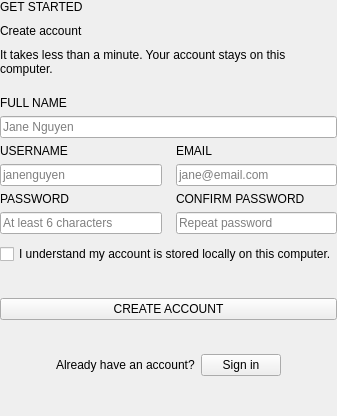
        <widget class="QWidget" name="pageRegister">
         <layout class="QVBoxLayout" name="verticalLayoutPageRegister">
          <property name="spacing">
           <number>10</number>
          </property>
          <property name="leftMargin">
           <number>0</number>
          </property>
          <property name="topMargin">
           <number>0</number>
          </property>
          <property name="rightMargin">
           <number>0</number>
          </property>
          <property name="bottomMargin">
           <number>0</number>
          </property>
          <item>
           <widget class="QLabel" name="labelRegisterEyebrow">
            <property name="text">
             <string>GET STARTED</string>
            </property>
            <property name="sizePolicy">
             <sizepolicy hsizetype="Preferred" vsizetype="Fixed">
              <horstretch>0</horstretch>
              <verstretch>0</verstretch>
             </sizepolicy>
            </property>
            <property name="role" stdset="0">
             <string>eyebrow</string>
            </property>
           </widget>
          </item>
          <item>
           <widget class="QLabel" name="labelRegisterTitle">
            <property name="text">
             <string>Create account</string>
            </property>
            <property name="sizePolicy">
             <sizepolicy hsizetype="Preferred" vsizetype="Fixed">
              <horstretch>0</horstretch>
              <verstretch>0</verstretch>
             </sizepolicy>
            </property>
            <property name="role" stdset="0">
             <string>title</string>
            </property>
           </widget>
          </item>
          <item>
           <widget class="QLabel" name="labelRegisterSubtitle">
            <property name="text">
             <string>It takes less than a minute. Your account stays on this computer.</string>
            </property>
            <property name="role" stdset="0">
             <string>muted</string>
            </property>
            <property name="wordWrap">
             <bool>true</bool>
            </property>
           </widget>
          </item>
          <item>
           <spacer name="spacerRegisterHeader">
            <property name="orientation">
             <enum>Qt::Vertical</enum>
            </property>
            <property name="sizeType">
             <enum>QSizePolicy::Fixed</enum>
            </property>
            <property name="sizeHint">
             <size>
              <width>20</width>
              <height>10</height>
             </size>
            </property>
           </spacer>
          </item>
          <item>
           <layout class="QGridLayout" name="gridLayoutRegister">
            <property name="leftMargin">
             <number>0</number>
            </property>
            <property name="topMargin">
             <number>0</number>
            </property>
            <property name="rightMargin">
             <number>0</number>
            </property>
            <property name="bottomMargin">
             <number>0</number>
            </property>
            <property name="horizontalSpacing">
             <number>14</number>
            </property>
            <property name="verticalSpacing">
             <number>6</number>
            </property>
            <item row="0" column="0" colspan="2">
             <widget class="QLabel" name="labelFullName">
              <property name="text">
               <string>FULL NAME</string>
              </property>
              <property name="sizePolicy">
               <sizepolicy hsizetype="Preferred" vsizetype="Fixed">
                <horstretch>0</horstretch>
                <verstretch>0</verstretch>
               </sizepolicy>
              </property>
              <property name="role" stdset="0">
               <string>field</string>
              </property>
             </widget>
            </item>
            <item row="1" column="0" colspan="2">
             <widget class="QLineEdit" name="lineEditFullName">
              <property name="placeholderText">
               <string>Jane Nguyen</string>
              </property>
             </widget>
            </item>
            <item row="2" column="0" colspan="1">
             <widget class="QLabel" name="labelRegisterUserName">
              <property name="text">
               <string>USERNAME</string>
              </property>
              <property name="sizePolicy">
               <sizepolicy hsizetype="Preferred" vsizetype="Fixed">
                <horstretch>0</horstretch>
                <verstretch>0</verstretch>
               </sizepolicy>
              </property>
              <property name="role" stdset="0">
               <string>field</string>
              </property>
             </widget>
            </item>
            <item row="3" column="0" colspan="1">
             <widget class="QLineEdit" name="lineEditRegisterUserName">
              <property name="placeholderText">
               <string>janenguyen</string>
              </property>
             </widget>
            </item>
            <item row="2" column="1" colspan="1">
             <widget class="QLabel" name="labelEmail">
              <property name="text">
               <string>EMAIL</string>
              </property>
              <property name="sizePolicy">
               <sizepolicy hsizetype="Preferred" vsizetype="Fixed">
                <horstretch>0</horstretch>
                <verstretch>0</verstretch>
               </sizepolicy>
              </property>
              <property name="role" stdset="0">
               <string>field</string>
              </property>
             </widget>
            </item>
            <item row="3" column="1" colspan="1">
             <widget class="QLineEdit" name="lineEditEmail">
              <property name="placeholderText">
               <string>jane@email.com</string>
              </property>
             </widget>
            </item>
            <item row="4" column="0" colspan="1">
             <widget class="QLabel" name="labelRegisterPassword">
              <property name="text">
               <string>PASSWORD</string>
              </property>
              <property name="sizePolicy">
               <sizepolicy hsizetype="Preferred" vsizetype="Fixed">
                <horstretch>0</horstretch>
                <verstretch>0</verstretch>
               </sizepolicy>
              </property>
              <property name="role" stdset="0">
               <string>field</string>
              </property>
             </widget>
            </item>
            <item row="5" column="0" colspan="1">
             <widget class="QLineEdit" name="lineEditRegisterPassword">
              <property name="placeholderText">
               <string>At least 6 characters</string>
              </property>
              <property name="echoMode">
               <enum>QLineEdit::Password</enum>
              </property>
             </widget>
            </item>
            <item row="4" column="1" colspan="1">
             <widget class="QLabel" name="labelConfirmPassword">
              <property name="text">
               <string>CONFIRM PASSWORD</string>
              </property>
              <property name="sizePolicy">
               <sizepolicy hsizetype="Preferred" vsizetype="Fixed">
                <horstretch>0</horstretch>
                <verstretch>0</verstretch>
               </sizepolicy>
              </property>
              <property name="role" stdset="0">
               <string>field</string>
              </property>
             </widget>
            </item>
            <item row="5" column="1" colspan="1">
             <widget class="QLineEdit" name="lineEditConfirmPassword">
              <property name="placeholderText">
               <string>Repeat password</string>
              </property>
              <property name="echoMode">
               <enum>QLineEdit::Password</enum>
              </property>
             </widget>
            </item>
           </layout>
          </item>
          <item>
           <widget class="QCheckBox" name="checkBoxAgree">
            <property name="text">
             <string>I understand my account is stored locally on this computer.</string>
            </property>
            <property name="cursor">
             <cursorShape>PointingHandCursor</cursorShape>
            </property>
           </widget>
          </item>
          <item>
           <widget class="QLabel" name="labelRegisterMessage">
            <property name="text">
             <string />
            </property>
            <property name="role" stdset="0">
             <string>error</string>
            </property>
            <property name="wordWrap">
             <bool>true</bool>
            </property>
           </widget>
          </item>
          <item>
           <widget class="QPushButton" name="pushButtonRegister">
            <property name="text">
             <string>CREATE ACCOUNT</string>
            </property>
            <property name="cursor">
             <cursorShape>PointingHandCursor</cursorShape>
            </property>
           </widget>
          </item>
          <item>
           <spacer name="spacerRegisterFooter">
            <property name="orientation">
             <enum>Qt::Vertical</enum>
            </property>
            <property name="sizeType">
             <enum>QSizePolicy::Fixed</enum>
            </property>
            <property name="sizeHint">
             <size>
              <width>20</width>
              <height>6</height>
             </size>
            </property>
           </spacer>
          </item>
          <item>
           <widget class="QFrame" name="frameRegisterDivider">
            <property name="divider" stdset="0">
             <bool>true</bool>
            </property>
            <property name="frameShape">
             <enum>QFrame::NoFrame</enum>
            </property>
           </widget>
          </item>
          <item>
           <layout class="QHBoxLayout" name="horizontalLayoutSwitchLogin">
            <property name="spacing">
             <number>6</number>
            </property>
            <property name="leftMargin">
             <number>0</number>
            </property>
            <property name="topMargin">
             <number>8</number>
            </property>
            <property name="rightMargin">
             <number>0</number>
            </property>
            <property name="bottomMargin">
             <number>0</number>
            </property>
            <item>
             <spacer name="spacerSwitchLoginLeft">
              <property name="orientation">
               <enum>Qt::Horizontal</enum>
              </property>
              <property name="sizeHint">
               <size>
                <width>40</width>
                <height>20</height>
               </size>
              </property>
             </spacer>
            </item>
            <item>
             <widget class="QLabel" name="labelHaveAccount">
              <property name="text">
               <string>Already have an account?</string>
              </property>
              <property name="sizePolicy">
               <sizepolicy hsizetype="Preferred" vsizetype="Fixed">
                <horstretch>0</horstretch>
                <verstretch>0</verstretch>
               </sizepolicy>
              </property>
              <property name="role" stdset="0">
               <string>muted</string>
              </property>
             </widget>
            </item>
            <item>
             <widget class="QPushButton" name="pushButtonShowLogin">
              <property name="text">
               <string>Sign in</string>
              </property>
              <property name="variant" stdset="0">
               <string>inlineLink</string>
              </property>
              <property name="cursor">
               <cursorShape>PointingHandCursor</cursorShape>
              </property>
             </widget>
            </item>
            <item>
             <spacer name="spacerSwitchLoginRight">
              <property name="orientation">
               <enum>Qt::Horizontal</enum>
              </property>
              <property name="sizeHint">
               <size>
                <width>40</width>
                <height>20</height>
               </size>
              </property>
             </spacer>
            </item>
           </layout>
          </item>
          <item>
           <spacer name="spacerPageRegisterBottom">
            <property name="orientation">
             <enum>Qt::Vertical</enum>
            </property>
            <property name="sizeHint">
             <size>
              <width>20</width>
              <height>40</height>
             </size>
            </property>
           </spacer>
          </item>
         </layout>
        </widget>
